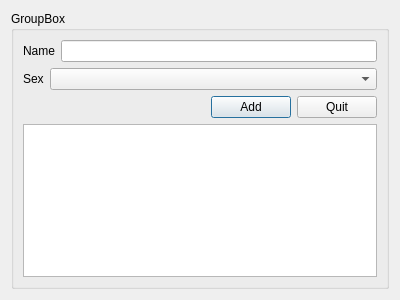
<?xml version="1.0" encoding="UTF-8"?>
<ui version="4.0">
 <class>DlgAddObject</class>
 <widget class="QDialog" name="DlgAddObject">
  <property name="geometry">
   <rect>
    <x>0</x>
    <y>0</y>
    <width>400</width>
    <height>300</height>
   </rect>
  </property>
  <property name="windowTitle">
   <string>Dialog</string>
  </property>
  <layout class="QHBoxLayout" name="horizontalLayout_3">
   <item>
    <widget class="QGroupBox" name="groupBox">
     <property name="title">
      <string>GroupBox</string>
     </property>
     <layout class="QVBoxLayout" name="verticalLayout">
      <item>
       <layout class="QHBoxLayout" name="horizontalLayout">
        <item>
         <widget class="QLabel" name="label">
          <property name="text">
           <string>Name</string>
          </property>
         </widget>
        </item>
        <item>
         <widget class="QLineEdit" name="lineEdit"/>
        </item>
       </layout>
      </item>
      <item>
       <layout class="QHBoxLayout" name="horizontalLayout_2">
        <item>
         <widget class="QLabel" name="label_2">
          <property name="sizePolicy">
           <sizepolicy hsizetype="Minimum" vsizetype="Preferred">
            <horstretch>0</horstretch>
            <verstretch>0</verstretch>
           </sizepolicy>
          </property>
          <property name="text">
           <string>Sex</string>
          </property>
         </widget>
        </item>
        <item>
         <widget class="QComboBox" name="comboBox">
          <property name="sizePolicy">
           <sizepolicy hsizetype="Expanding" vsizetype="Fixed">
            <horstretch>0</horstretch>
            <verstretch>0</verstretch>
           </sizepolicy>
          </property>
         </widget>
        </item>
       </layout>
      </item>
      <item>
       <layout class="QHBoxLayout" name="horizontalLayout_4">
        <item>
         <spacer name="horizontalSpacer">
          <property name="orientation">
           <enum>Qt::Horizontal</enum>
          </property>
          <property name="sizeHint" stdset="0">
           <size>
            <width>40</width>
            <height>20</height>
           </size>
          </property>
         </spacer>
        </item>
        <item>
         <widget class="QPushButton" name="pushButton">
          <property name="text">
           <string>Add</string>
          </property>
         </widget>
        </item>
        <item>
         <widget class="QPushButton" name="pushButton_2">
          <property name="text">
           <string>Quit</string>
          </property>
         </widget>
        </item>
       </layout>
      </item>
      <item>
       <widget class="QListWidget" name="listWidget"/>
      </item>
     </layout>
    </widget>
   </item>
  </layout>
 </widget>
 <resources/>
 <connections/>
</ui>
